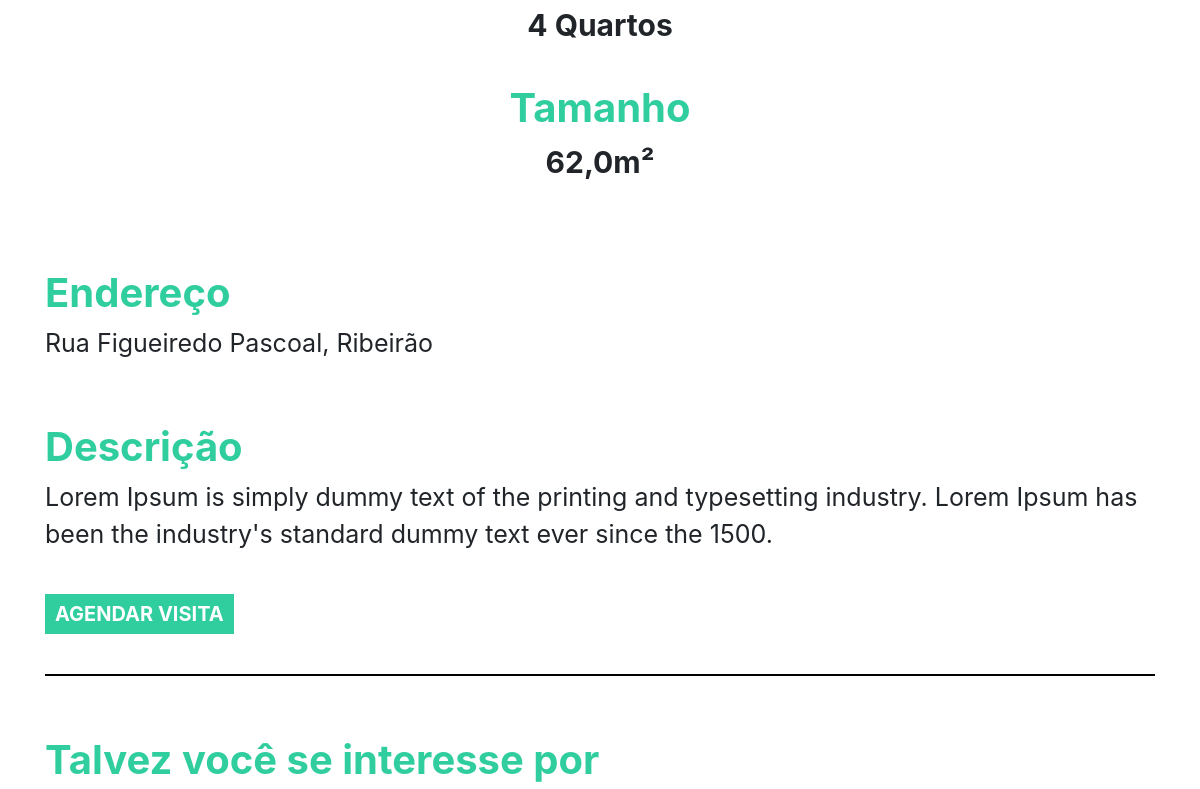
The page /imovel/1/ (middle part) on the database as committed earlier.
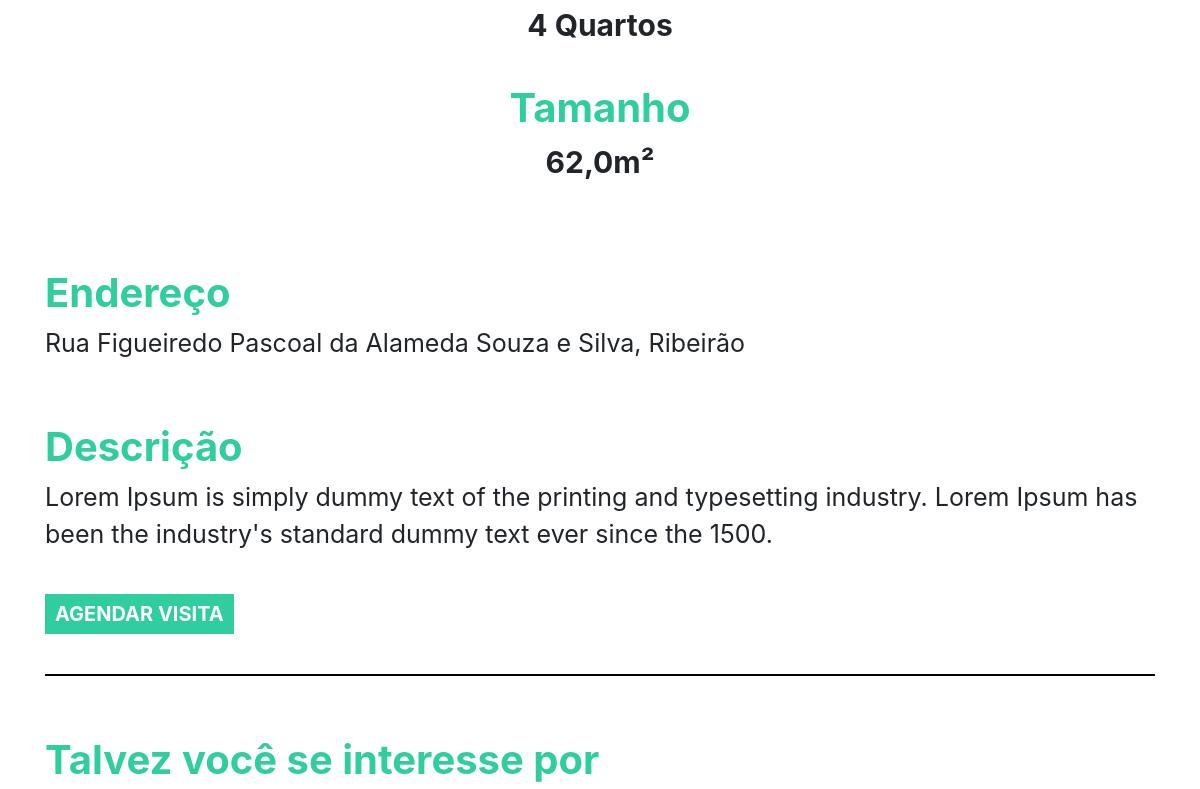
The same page on the database as committed later.
### plataforma/models.py (models this page shows, shortened)
class Imovei(models.Model):
    choices = (('V', 'Venda'),
               ('A', 'Aluguel'))
    choices_imovel = (('A', 'Apartamento'),
                      ('C', 'Casa'))
    imagens = models.ManyToManyField(Imagem)
    valor = models.FloatField()
    quartos = models.IntegerField()
    tamanho = models.FloatField()
    cidade = models.ForeignKey(Cidade, on_delete=models.DO_NOTHING)
    rua = models.CharField(max_length=50)
    tipo = models.CharField(max_length=1, choices=choices)
    tipo_imovel = models.CharField(max_length=1, choices=choices_imovel)
    numero = models.IntegerField()
    descricao = models.TextField()
    dias_visita = models.ManyToManyField(DiasVisita)
    horarios = models.ManyToManyField(Horario)

class Cidade(models.Model):
    nome = models.CharField(max_length=30)
    def __str__(self) -> str:
        return self.nome

### plataforma/views.py (the view)
# urls.py: path('imovel/<str:id>/', views.imovel, name="imovel"),
def imovel(request, id):
    imovel = get_object_or_404(Imovei, id=id)
    sugestoes = Imovei.objects.filter(cidade=imovel.cidade).exclude(id=id)[:2]
    return render(request, 'imovel.html', {'imovel': imovel, 'sugestoes': sugestoes, 'id': id})

### plataforma/models.py (called while the page is built)
    def __str__(self) -> str:
        return self.img.url

    def __str__(self) -> str:
        return self.dia

    def __str__(self) -> str:
        return str(self.horario)

### plataforma/templates/imovel.html (shortened to what this page needs)
{% extends 'base.html' %}
{% load static %}
{% block 'head' %}
<link rel="stylesheet" href="{% static 'plataforma/css/home.css' %}">
{% endblock %}
{% block 'body' %}
<div style="text-align: center" class="container">
    <br>
    <br>
    <div class="row">
        <div class="col-md-12">
            <p class="especificacao">{{imovel.quartos}} Quartos</p>
        </div>
        <div class="col-md-12">
            <h3 class="titulo_especificacao">Tamanho</h3>
            <p class="especificacao">{{imovel.tamanho}}m²</p>
        </div>
    </div>
    <br>
    <br>
    <div style="text-align: left">
        <h3 class="titulo_especificacao">Endereço</h3>
        <p class="especificacao_endereco">{{imovel.rua}}, {{imovel.cidade }}</p>
    </div>
    <br>
    <div style="text-align: left">
        <h3 class="titulo_especificacao">Descrição</h3>
        <p class="especificacao_endereco">{{imovel.descricao}}</p>
        <br>
        <button class="btn_agendar_visita" data-toggle="modal" data-target="#exampleModal">AGENDAR VISITA</button>
        <br>
        <br>
    </div>
    <hr style="border: 1px solid black">
    <br>
    <div class="div_possivel_interesse">
        <h3 class="titulo_especificacao">Talvez você se interesse por</h3>
    </div>
</div>
{% endblock %}

Rows that differ between the two databases and show on the page:
changed Imovei "Ribeirão": rua "Rua Figueiredo Pascoal" → "Rua Figueiredo Pascoal da Alameda Souza e Silva"
